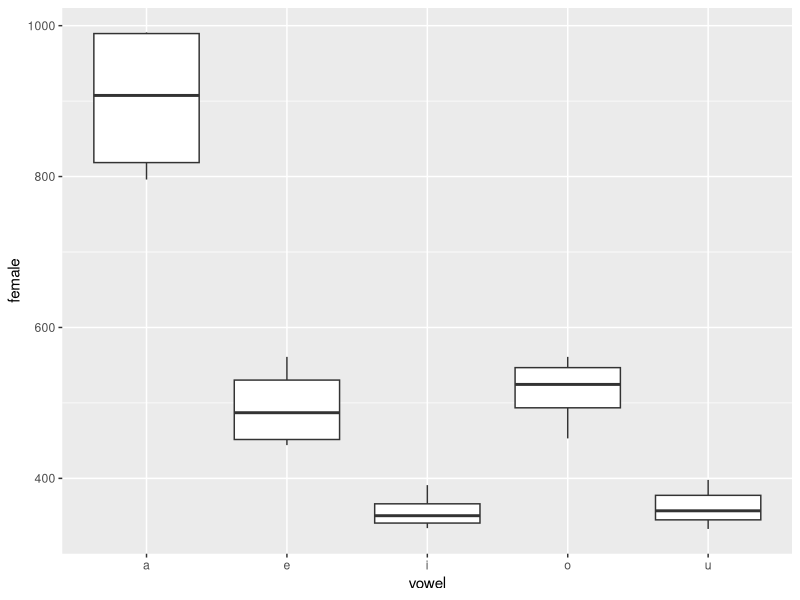
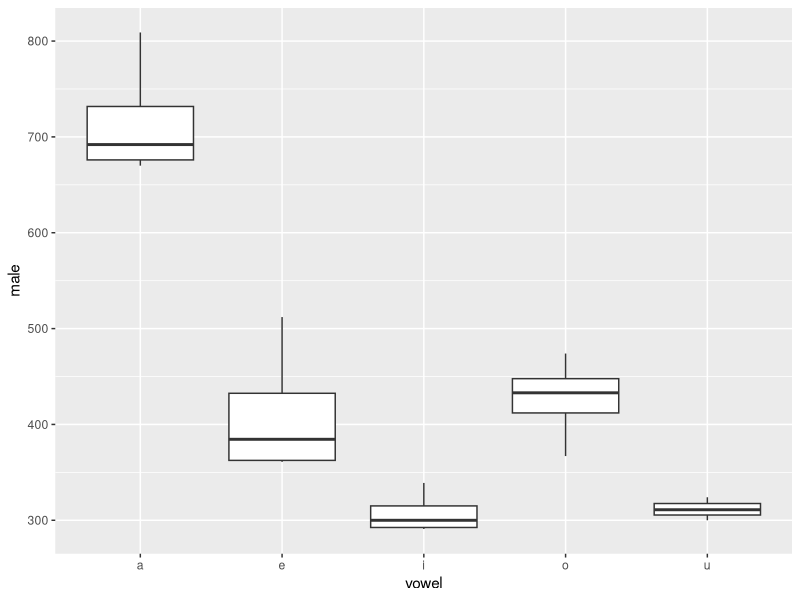
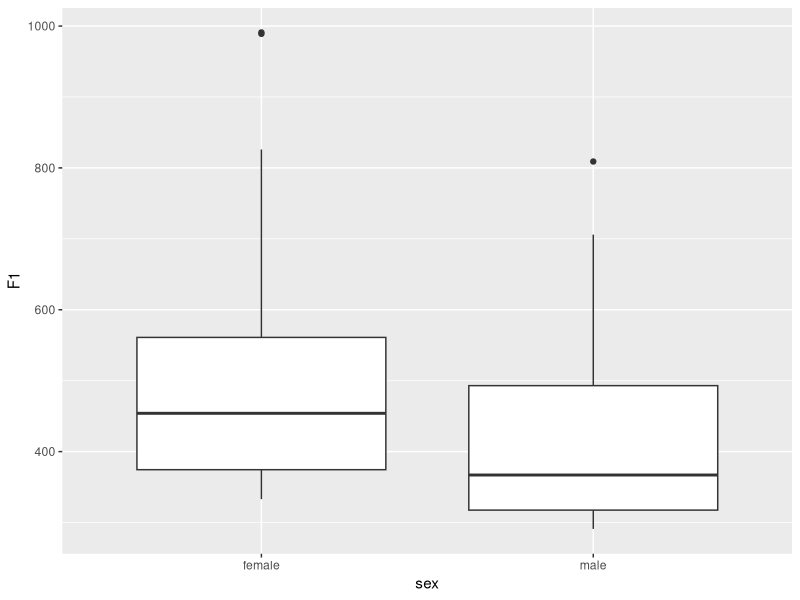
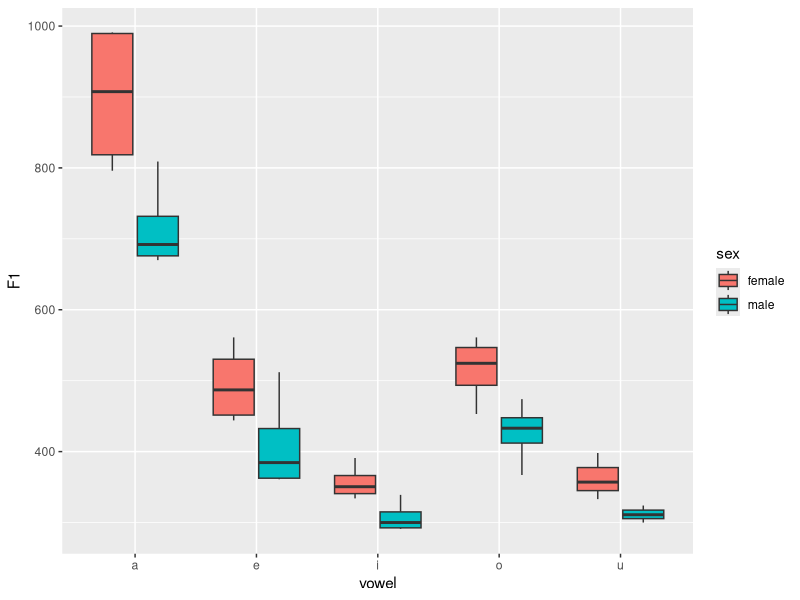

Write the R code that produced these figures, in order.
## ---- chunk 1
library(tidyverse)
## ---- chunk 2
f1 <- read_csv('data/F1_data.txt')
## ---- chunk 3
head(f1)
## ---- chunk 4
str(f1)
## ---- chunk 5
ggplot(data = f1, aes(x = vowel, y = female)) +
  geom_boxplot()

ggplot(data = f1, aes(x = vowel, y = male)) +
  geom_boxplot()
## ---- chunk 6
men <- f1 %>% select(male, vowel, language)
women <- f1 %>% select(female, vowel, language)

men <- men %>% rename(F1 = male)
men$sex <- 'male'
men

women <- women %>% rename(F1 = female)
women$sex <- 'female'
women

df <- rbind(women, men)
## ---- chunk 7
ggplot(data = df, aes(sex, F1)) +
  geom_boxplot()
## ---- chunk 8
t.test(f1$female, f1$male, paired=T, alternative="greater")
## ---- chunk 9
ggplot(data = df, aes(vowel, F1, fill=sex)) +
  geom_boxplot()
